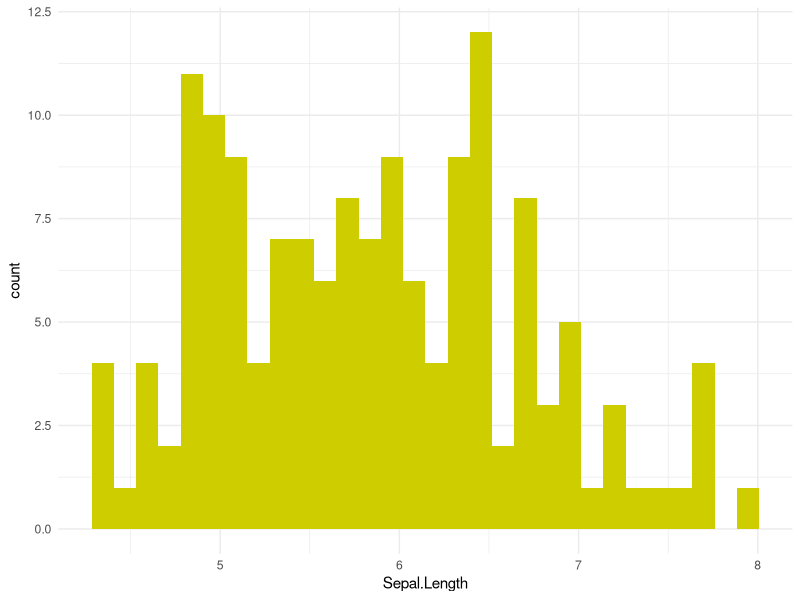

Source code (R):
## ---- chunk 1
knitr::opts_chunk$set(echo = TRUE)
library(tidyverse)
## ---- chunk 2
col <- colors()
colors()
## ---- chunk 3
ggplot(iris, aes(x=Sepal.Length)) +
  geom_histogram(fill=col[655]) +
  theme_minimal()
